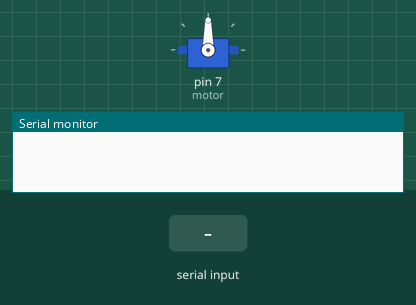
Bench run of a sketch on a simulated Arduino Uno, built with avr-gcc and run on an emulated ATmega328P. Parts: servo, the last lines printed to the serial monitor. Inputs (shaded band) come from the test bench.

Above: at 1.2 s.
1.3 s: "D" received over the second serial link
At 1.45 s:
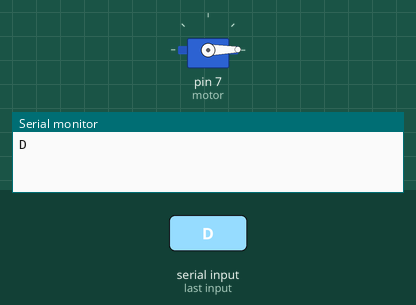
At 3.35 s:
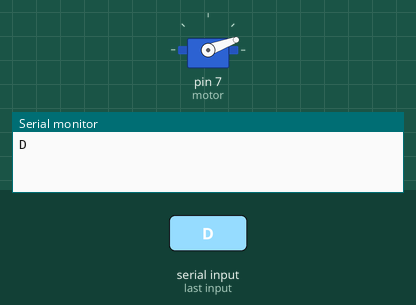
4.3 s: "E" received over the second serial link
Timing chart, 0 to 8.7 s (numbered marks = the images above; inputs shaded):
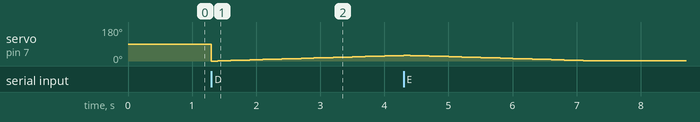

Measured:
- after the input at 1.3 s, servo on pin 7 (motor): 90° → 0° at once, → 1° 0.10 s later, → 2° 0.10 s later, → 3° 0.10 s later, … (30 changes in this stretch)

The sketch:

sketch_dec5a.ino
```cpp
#include <Servo.h>
#include <SoftwareSerial.h>

char letra;
int angulo=0;

SoftwareSerial mySerial (10,11); // 10 = Rx e 11=Tx do Arduino. Depois é ao contrário no Bluetooth
Servo motor;

void setup() {
  // put your setup code here, to run once:
  motor.attach(7);
  Serial.begin (9600);
  mySerial.begin(9600); // já não que temos que desligar o Bluetooth para fazer o upload
  //motor.write(90);
  //delay (1000);
}

void loop() {
  // put your main code here, to run repeatedly:
  if (mySerial.available ())
  {
    letra=mySerial.read(); //o que está a ler do Bluetooth
    Serial.println(letra);
  }

  if (letra=='E')
  {
    if (angulo>0)
    {
      motor.write(angulo);
      angulo --;
      delay (100);
    }
  }

  if (letra=='D')
  {
    if (angulo<180)
    {
      motor.write(angulo);
      angulo ++;
      delay (100);
    }
  }

}
```
